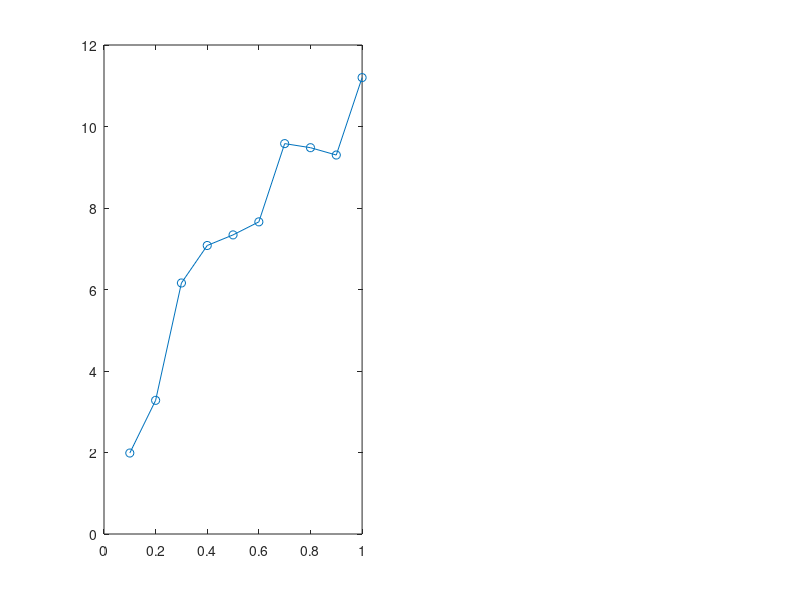

MATLAB code for this plot: (Note: this script raises an error after producing the figure.)
xi = 0.1:0.1:1;
yi = [1.987, 3.28, 6.16, 7.08, 7.34, 7.66, 9.58, 9.48, 9.30, 11.2];

coefficient = polyfit(xi, yi, 8);
x = 0.1:0.01:1;
fitted_poly = polyval(coefficient, x);

subplot(1,2,1);
plot(xi,yi,'o-');
subtitle('拟合前');
grid on;

subplot(1,2,2);
plot(x,fitted_poly,'-');
subtitle('拟合后');
grid on;
